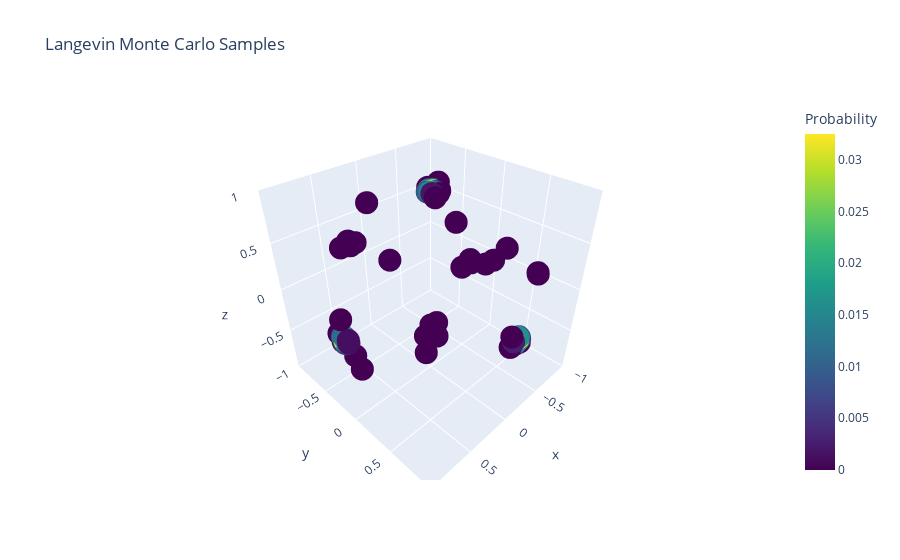

Notebook cell for this chart:
### Code cell
def project_update_on_tangent_space(sample, update):
    return update - e3nn.dot(sample, update) * sample


def apply_exponential_map(sample, update):
    update_norm = jnp.linalg.norm(update.array)
    return jnp.cos(update_norm) * sample + jnp.sin(update_norm) * update / update_norm



@functools.partial(jax.jit, static_argnames=("num_steps"))
def langevin_monte_carlo(init_sample, coeffs, key, num_steps, init_step_size):
    def update(state, key):
        sample, step_size = state
        
        key, noise_key = jax.random.split(key)
        update = step_size * score(sample, coeffs)
        update += jnp.sqrt(2 * step_size) * e3nn.normal("1o", noise_key)
        update = project_update_on_tangent_space(sample, update)

        new_sample = apply_exponential_map(sample, update)

        # Apply Metropolis-Hastings correction
        key, mh_key = jax.random.split(key)
        log_acceptance_ratio = (
            e3nn.to_s2point(coeffs, new_sample)
            - e3nn.to_s2point(coeffs, sample)
        ).array
        acceptance_ratio = jnp.minimum(1, jnp.exp(log_acceptance_ratio))
        acceptance = jax.random.bernoulli(mh_key, acceptance_ratio)
        new_sample = jnp.where(acceptance, new_sample.array, sample.array)
        new_sample = e3nn.IrrepsArray("1o", new_sample)

        new_step_size = step_size * 0.99
        return (new_sample, new_step_size), new_sample

    return jax.lax.scan(
        update, (init_sample, init_step_size), jax.random.split(key, num_steps)
    )


step_size = 0.1
print(f"Initial step size: {step_size}")
num_steps = 100
keys = jax.random.split(key, num_samples)
(samples, _), trajectory = jax.vmap(
    lambda sample, key: langevin_monte_carlo(sample, coeffs, key, num_steps, step_size)
)(init_samples, keys)

plot_samples(samples, title="Langevin Monte Carlo Samples",
             probs=probability(samples, coeffs))
